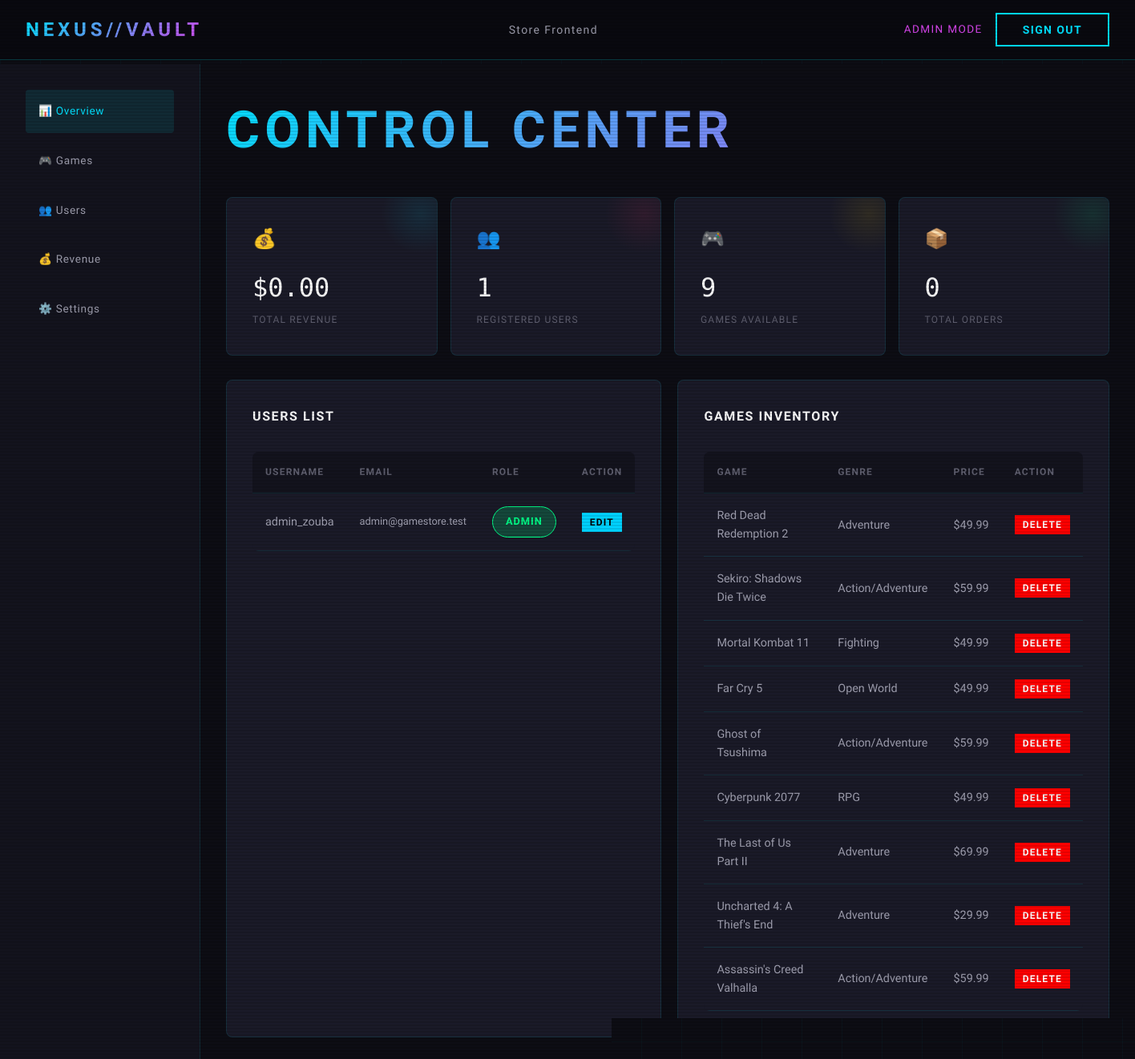
Page /admin (signed in) on the earlier database version.
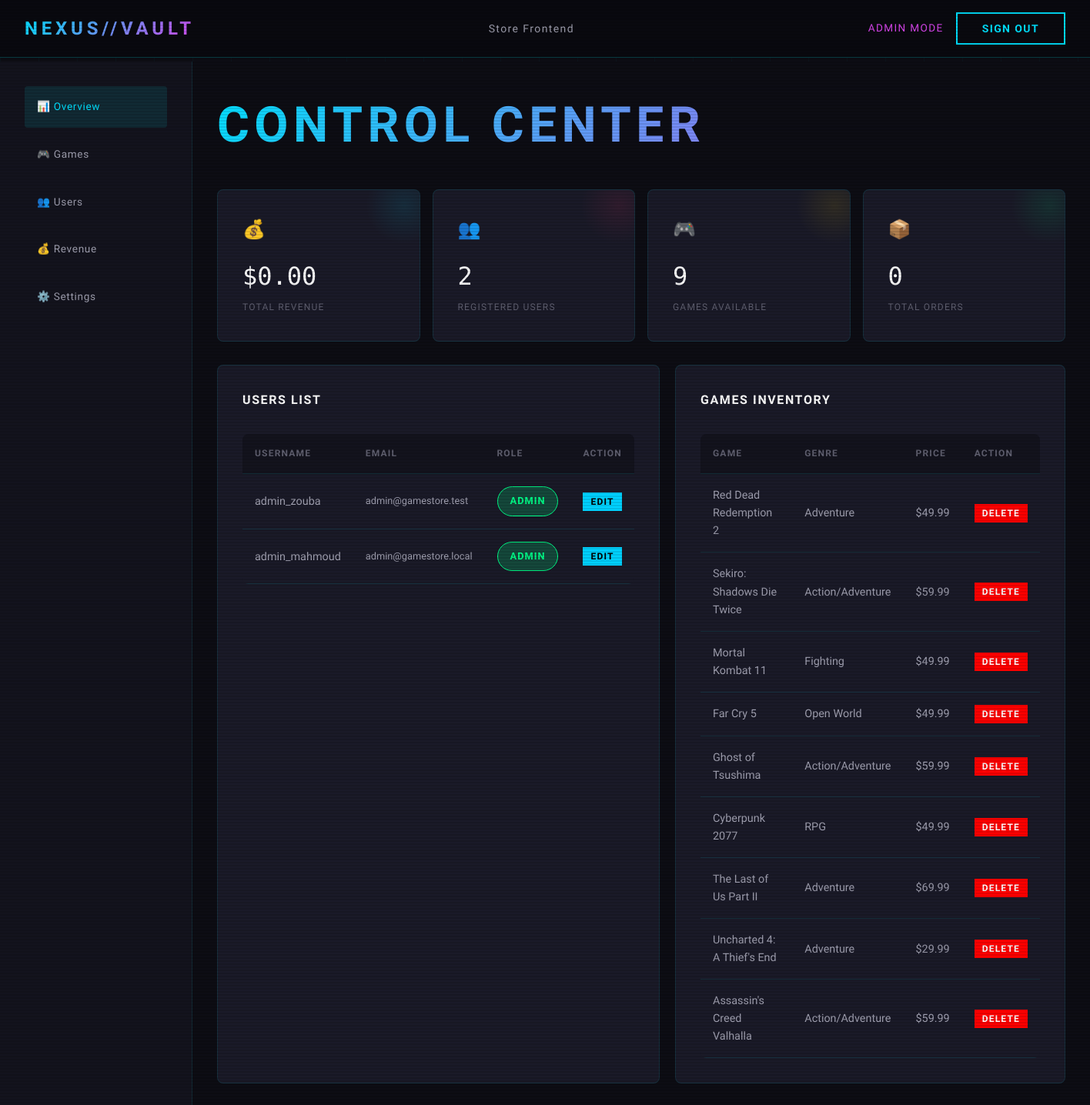
Same page on the later database version.
### tables this page shows
CREATE TABLE IF NOT EXISTS users (
    id INT AUTO_INCREMENT PRIMARY KEY,
    username VARCHAR(50) NOT NULL UNIQUE,
    email VARCHAR(100) NOT NULL UNIQUE,
    password VARCHAR(255) NOT NULL, 
    role ENUM('client', 'admin') DEFAULT 'client',
    created_at DATETIME DEFAULT CURRENT_TIMESTAMP
);

CREATE TABLE IF NOT EXISTS games (
    id INT AUTO_INCREMENT PRIMARY KEY,
    title VARCHAR(100) NOT NULL,
    description TEXT,
    price DECIMAL(10, 2) NOT NULL,
    cover_image_path VARCHAR(255), 
    category_id INT,
    created_at DATETIME DEFAULT CURRENT_TIMESTAMP,
    FOREIGN KEY (category_id) REFERENCES categories(id) ON DELETE SET NULL
);

CREATE TABLE IF NOT EXISTS categories (
    id INT AUTO_INCREMENT PRIMARY KEY,
    name VARCHAR(50) NOT NULL UNIQUE
);

### controllers/AdminController.php (called while the page is built, shortened)
<?php
require_once __DIR__ . '/../models/Game.php';
require_once __DIR__ . '/../models/User.php';
require_once __DIR__ . '/../models/Order.php';
class AdminController {
    public function index() {
        $userModel = new User();
        $gameModel = new Game();
        $orderModel = new Order();
        $users = $userModel->getAllUsers();
        $games = $gameModel->getAllGames();
        $orders = $orderModel->getAllOrders();
        $totalRevenue = 0;
        require __DIR__ . '/../views/back-office/index.php';
    }
}
?>

### config/database.php (called while the page is built)
<?php
class Database {
    private static $connection = null;
    public static function getConnection() {
        if (self::$connection === null) {
            $host = 'db';
            $db   = 'gamestore_db';
            $user = 'devuser';
            $pass = 'devpassword';
            $charset = 'utf8mb4';
            $dsn = "mysql:host=$host;dbname=$db;charset=$charset";
            $options = [
                PDO::ATTR_ERRMODE            => PDO::ERRMODE_EXCEPTION,
                PDO::ATTR_DEFAULT_FETCH_MODE => PDO::FETCH_ASSOC,
                PDO::ATTR_EMULATE_PREPARES   => false,
            ];
            try {
                self::$connection = new PDO($dsn, $user, $pass, $options);
            } catch (\PDOException $e) {
                die("Database connection failed: " . $e->getMessage());
            }
        }
        return self::$connection;
    }
}
?>

### models/User.php (called while the page is built, shortened)
<?php
require_once __DIR__ . '/../config/database.php';
class User {
    private $conn;
    public function __construct() {
        $this->conn = Database::getConnection();
    }
    public function getAllUsers() {
        $stmt = $this->conn->query("SELECT * FROM users ORDER BY created_at DESC");
        return $stmt->fetchAll();
    }
}
?>

### models/Game.php (called while the page is built, shortened)
<?php
require_once __DIR__ . '/../config/database.php';
class Game {
    private $conn;
    public function __construct() {
        $this->conn = Database::getConnection();
    }
    public function getAllGames() {
        $stmt = $this->conn->query("SELECT g.*, c.name as category_name FROM games g LEFT JOIN categories c ON g.category_id = c.id");
        return $stmt->fetchAll();
    }
}
?>

### models/Order.php (called while the page is built, shortened)
<?php
require_once __DIR__ . '/../config/database.php';
class Order {
    private $conn;
    public function __construct() {
        $this->conn = Database::getConnection();
    }
    public function getAllOrders() {
        $stmt = $this->conn->query("SELECT o.*, u.username, u.email FROM orders o JOIN users u ON o.user_id = u.id ORDER BY o.created_at DESC");
        return $stmt->fetchAll();
    }
}
?>

### views/back-office/index.php (the view, shortened to what the changed rows need)
<!DOCTYPE html>
<html lang="en">
<head>
  <link rel="stylesheet" href="/assets/css/styles.css">
</head>
<body>
  <nav class="nav">
    <div class="nav-container">
      <a href="/" class="nav-logo">NEXUS//VAULT</a>
      <ul class="nav-links">
        <li><a href="/">Store Frontend</a></li>
      </ul>
      <div class="nav-auth">
        <span class="admin-badge">ADMIN MODE</span>
        <a href="/logout" class="btn btn-secondary">Sign Out</a>
      </div>
    </div>
  </nav>
  <main class="dashboard">
    <div class="dashboard-grid">
      <aside class="dashboard-sidebar">
        <ul class="sidebar-menu">
          <li><a href="/admin" class="active">📊 Overview</a></li>
          <li><a href="/admin/games/add">🎮 Games</a></li>
          <li><a href="/admin/users">👥 Users</a></li>
          <li><a href="/admin/revenue">💰 Revenue</a></li>
          <li><a href="/admin/settings">⚙️ Settings</a></li>
        </ul>
      </aside>
      <div class="dashboard-main">
        <h1 class="dashboard-title">Control Center</h1>
        <div class="stats-grid" style="margin-bottom: 30px;">
          <div class="stat-card">
            <span class="stat-card-icon">💰</span>
            <span class="stat-card-value">$<?= number_format($totalRevenue, 2) ?></span>
            <span class="stat-card-label">Total Revenue</span>
          </div>
          <div class="stat-card accent-pink">
            <span class="stat-card-icon">👥</span>
            <span class="stat-card-value"><?= count($users) ?></span>
            <span class="stat-card-label">Registered Users</span>
          </div>
          <div class="stat-card accent-yellow">
            <span class="stat-card-icon">🎮</span>
            <span class="stat-card-value"><?= count($games) ?></span>
            <span class="stat-card-label">Games Available</span>
          </div>
          <div class="stat-card accent-green">
            <span class="stat-card-icon">📦</span>
            <span class="stat-card-value"><?= count($orders) ?></span>
            <span class="stat-card-label">Total Orders</span>
          </div>
        </div>
        <div style="display: grid; grid-template-columns: 1fr 1fr; gap: 20px;">
          <div class="chart-container">
            <h3 class="chart-title">Users List</h3>
            <table class="data-table">
              <thead>
                <tr>
                  <th>Username</th>
                  <th>Email</th>
                  <th>Role</th>
                  <th>Action</th>
                </tr>
              </thead>
              <tbody>
                <?php foreach ($users as $user): ?>
                  <tr>
                    <td><?= htmlspecialchars($user['username']) ?></td>
                    <td style="font-size: 0.8rem;"><?= htmlspecialchars($user['email']) ?></td>
                    <td><span
                        class="status-badge <?= $user['role'] === 'admin' ? 'active' : 'inactive' ?>"><?= htmlspecialchars($user['role']) ?></span>
                    </td>
                    <td>
                      <div style="display:flex; gap: 5px;">
                        <button class="btn btn-sm"
                          style="background:#00d2ff; color:black; border:none; padding: 5px 10px; cursor: pointer;"
                          onclick="openEditUserModal(<?= $user['id'] ?>, '<?= htmlspecialchars(addslashes($user['username'])) ?>', '<?= htmlspecialchars(addslashes($user['email'])) ?>', '<?= htmlspecialchars(addslashes($user['role'] ?? 'client')) ?>')">Edit</button>
                      </div>
                    </td>
                  </tr>
                <?php endforeach; ?>
              </tbody>
            </table>
          </div>
          <div class="chart-container">
            <h3 class="chart-title">Games Inventory</h3>
            <table class="data-table">
              <thead>
                <tr>
                  <th>Game</th>
                  <th>Genre</th>
                  <th>Price</th>
                  <th>Action</th>
                </tr>
              </thead>
              <tbody>
                <?php foreach ($games as $game): ?>
                  <tr>
                    <td class="text-primary"><?= htmlspecialchars($game['title']) ?></td>
                    <td><?= htmlspecialchars($game['category_name'] ?? 'None') ?></td>
                    <td>$<?= htmlspecialchars($game['price']) ?></td>
                    <td>
                      <form method="POST" action="/admin/games/delete" style="margin: 0;">
                        <button class="btn btn-sm"
                          style="background: red; color: white; border:none; padding: 5px 10px; cursor: pointer;">Delete</button>
                      </form>
                    </td>
                  </tr>
                <?php endforeach; ?>
              </tbody>
            </table>
          </div>
        </div>
      </div>
    </div>
  </main>
</body>
</html>

Differences in the rows shown:
added users: username "admin_mahmoud", email "admin@gamestore.local", role "ADMIN"
Other differences:
count($users): "1" → "2"
